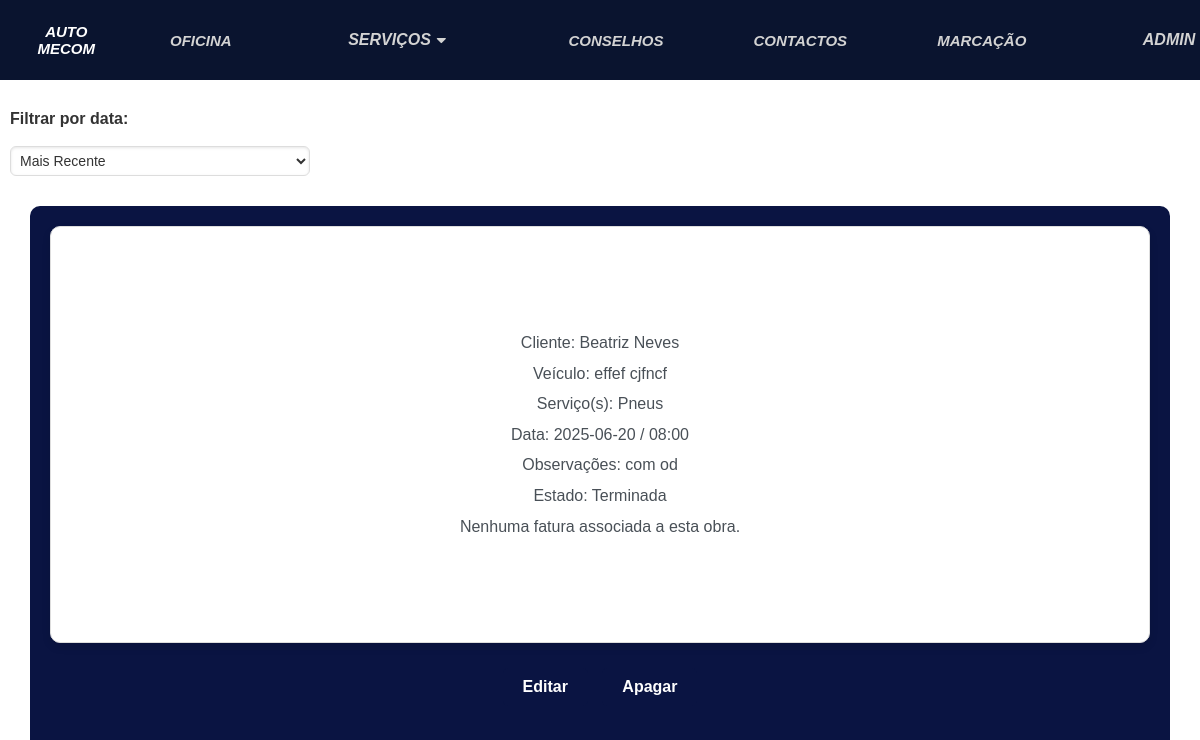
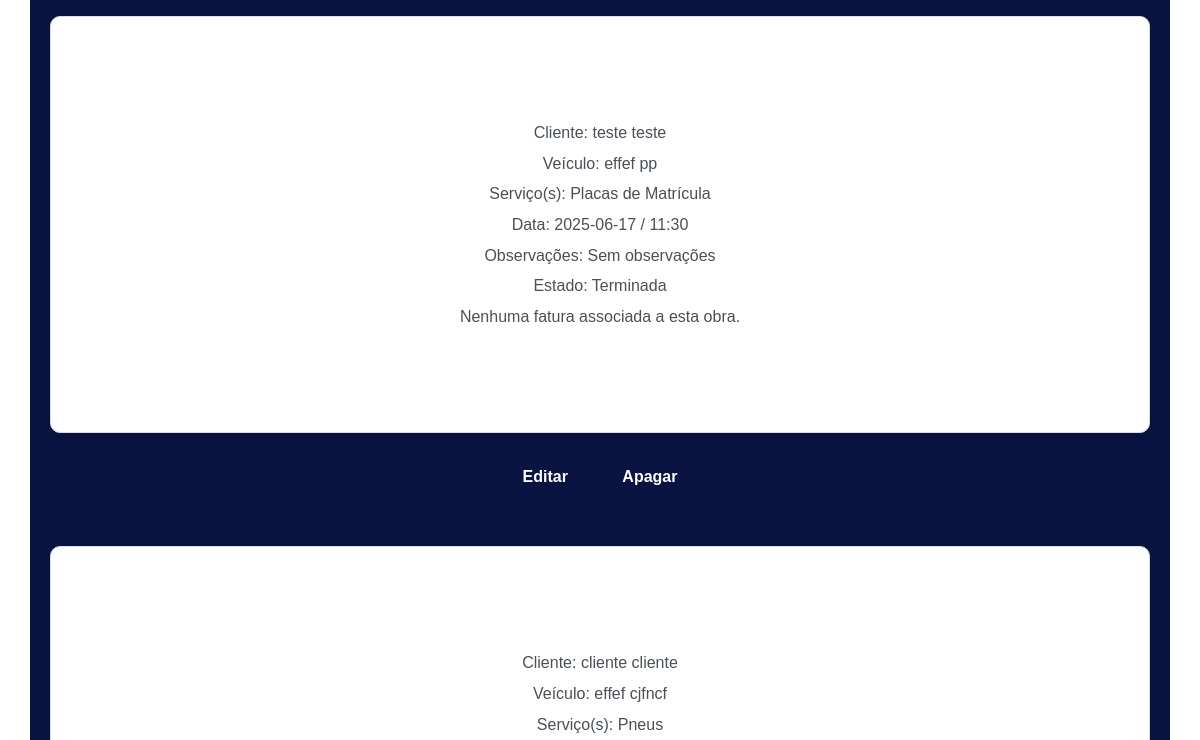
/obras.html (signed in, upper part), run on an earlier commit of the app's database (2 pictures, top to bottom).
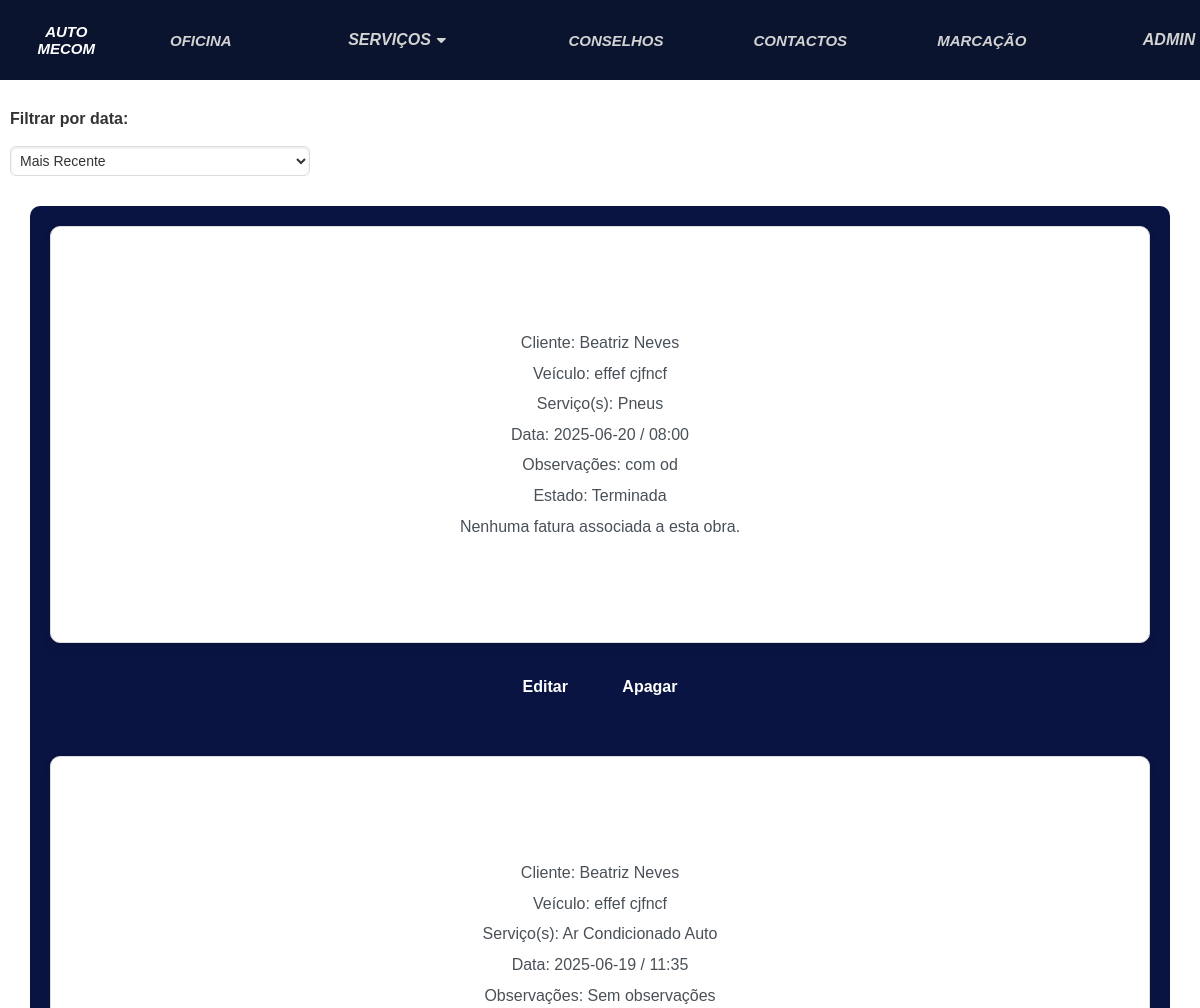
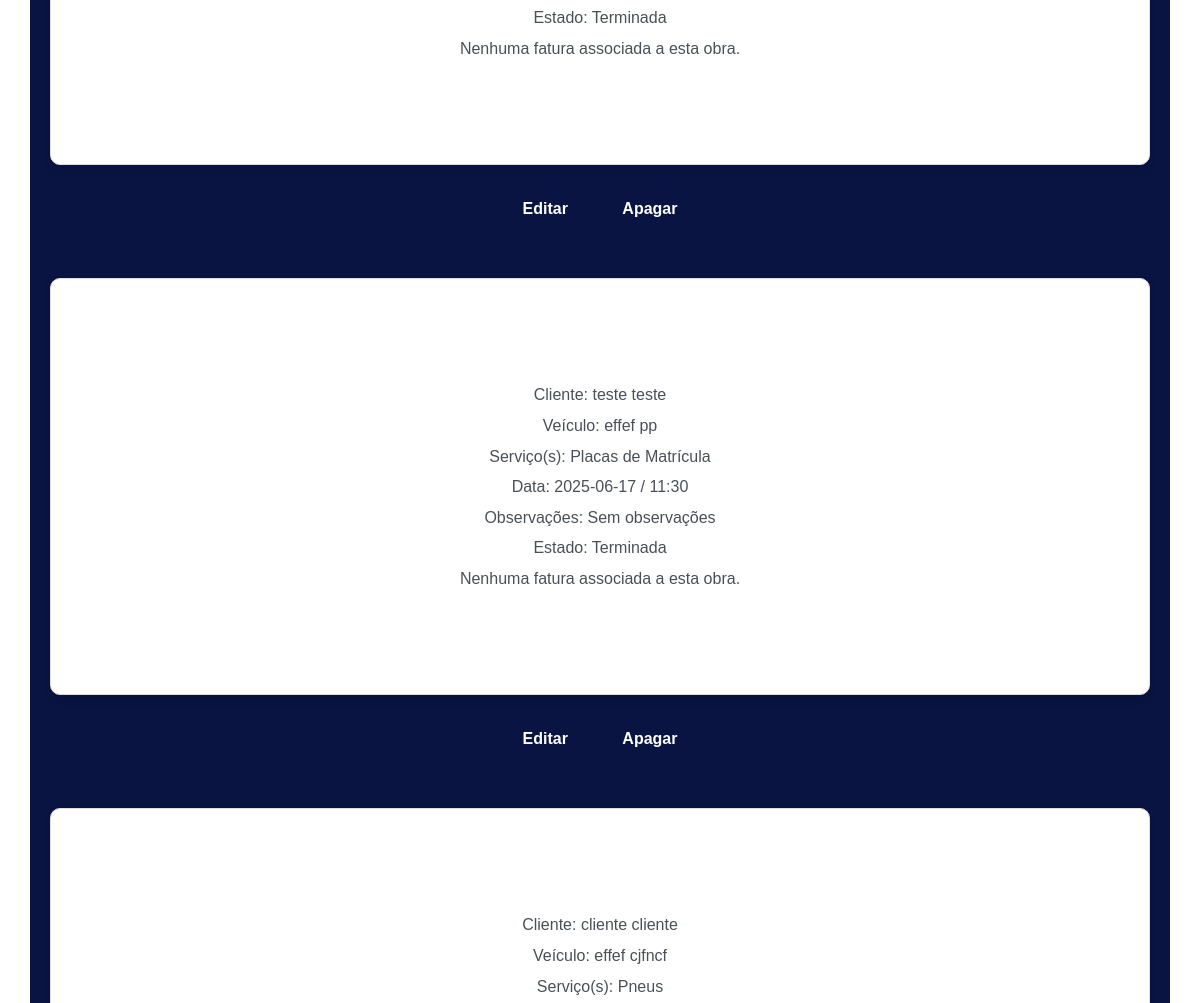
And on a later commit of the database (2 pictures, top to bottom).
### automecom/models.py (models this page shows, shortened)
class Marcacao(models.Model):
    utilizador = models.ForeignKey(Utilizador, on_delete=models.CASCADE, related_name="marcacoes", blank=True,
                                   null=True)
    nome = models.CharField(max_length=200)
    apelido = models.CharField(max_length=200)
    email = models.CharField(max_length=200)
    servicos = models.ManyToManyField(Servico)
    veiculo = models.OneToOneField(Veiculo, on_delete=models.CASCADE)
    data = models.CharField(max_length=200, default=0)
    hora = models.CharField(max_length=200, default=0)
    descricao = models.TextField(max_length=500, blank=True, null=True)
    imagem = models.ImageField(null=True, blank=True)
    ESTADOS = [
        ('Por confirmar', 'Por confirmar'),
        ('Confirmado', "Confirmado"),
        ('Recusado', 'Recusado'),
        ('Terminada', 'Terminada')
    ]
    estado = models.CharField(max_length=50, choices=ESTADOS, default='Por confirmar')
    numero = models.IntegerField(default=0)
    orcamento = models.FileField(upload_to='tarefas/', null=True, blank=True)
    observacoes = models.TextField(max_length=500, default="Sem observações")
    fatura = models.FileField(upload_to='tarefas/', null=True, blank=True)

class Veiculo(models.Model):
    marca = models.CharField(max_length=200)
    modelo = models.CharField(max_length=200)
    ano = models.PositiveIntegerField(default=0000)
    matricula = models.CharField(max_length=8)
    kms = models.IntegerField(null=False, blank=False)
    def __str__(self):
        return self.marca + " " + self.modelo

class Servico(models.Model):
    nome = models.CharField(max_length=50)
    descricao = models.CharField(max_length=350, default="", blank=True)
    tipo = models.ManyToManyField(TipoServico, blank=True)

### automecom/views.py (the view, shortened to what this page needs)
# urls.py: path('obras.html', views.obras_view, name='obras'),
def obras_view(request):
    if not Utilizador.objects.filter(user=request.user).exists():
        messages.error(request, "Perfil de utilizador não encontrado. Por favor, contate o suporte.")
    ordenar_por = request.GET.get('filtro', '-data')
    if is_administrador(request.user):
        marcacoes_realizadas = Marcacao.objects.filter(estado='Terminada')
    marcacoes_realizadas = marcacoes_realizadas.order_by(ordenar_por)
    context = {
        "marcacoes": marcacoes_realizadas,
        "ordenar_por": ordenar_por,  # Passa o valor de ordenação para o template manter a seleção
    }
    return render(request, 'automecom/obras.html', context)

### automecom/templatetags/custom_tags.py (called while the page is built)
@register.filter(name="is_administrador")
def is_administrador(user):
    if isinstance(user, AnonymousUser):
        return False
    try:
        utilizador = Utilizador.objects.get(user=user)
        print(f"Usuário {user.username} é administrador: {utilizador.administrador}")
    except Utilizador.DoesNotExist:
        return False
    return utilizador.administrador

### automecom/templates/automecom/obras.html (shortened to what this page needs)
{% extends 'automecom/layout.html' %}
{% load custom_tags %}
{% block main %}
<html lang="en">
<head>
    {% load static %}
</head>
<body>
<form method="get" action="" class="filter-form" style="width: 300px;">
    <label for="filtro" style="font-weight: bold;">Filtrar por data:</label>
    <select name="filtro" id="filtro" onchange="this.form.submit()" style="padding: 5px; margin: 10px 0;">
       <option value="-data" {% if ordenar_por == "-data" %}selected{% endif %}>Mais Recente</option>
    </select>
</form>
<section>
    {% if marcacoes %}
        {% for marcacao in marcacoes %}
            {% if marcacao.estado == "Terminada" %}
            <div class="Serv">
                <div>
                    <br>
                    {% if user|is_administrador %}
                        <p>Cliente: {{ marcacao.nome }} {{ marcacao.apelido }}</p>
                        <p>Veículo: {{ marcacao.veiculo }}</p>
                        {% for servico in marcacao.servicos.all %}
                            <p>Serviço(s): {{ servico.nome }}</p>
                        {% endfor %}
                        <p>Data: {{ marcacao.data }} / {{ marcacao.hora }}</p>
                        <p>Observações: {{ marcacao.observacoes }}</p>
                        <p>Estado: {{ marcacao.estado }}</p>
                        {% if marcacao.fatura %}
                            <p>Fatura: <a href="{{ marcacao.fatura.url }}" target="_blank">Ver Fatura</a></p>
                        {% else %}
                            <p>Nenhuma fatura associada a esta obra.</p>
                        {% endif %}
                    {% endif %}
                    <br>
                </div>
            </div>
            {% if user|is_administrador %}
<a href="{% url 'automecom:editar_obra' marcacao.id %}" class="botao">Editar</a>
                <a href="{% url 'automecom:obras' %}" class="botao">Apagar</a>
            {% endif %}
            <br>
            {% endif %}
        {% endfor %}
    {% else %}
        <p style="color:white; font-size:20px; padding:20px; padding-bottom:10px">Não existem obras associadas.</p>
    {% endif %}
</section>
</body>
</html>
{% endblock %}

What changed in the data, as far as the page shows it:
now on this page (row edited): Marcacao: nome "Beatriz", apelido "Neves", veiculo "effef cjfncf", data "2025-06-19", hora "11:35", observacoes "Sem observações", estado "Terminada", fatura "Nenhuma fatura associada a esta obra.", shows "Editar"
now on this page (row unchanged): Servico: nome "Ar Condicionado Auto", shown under "Beatriz"
